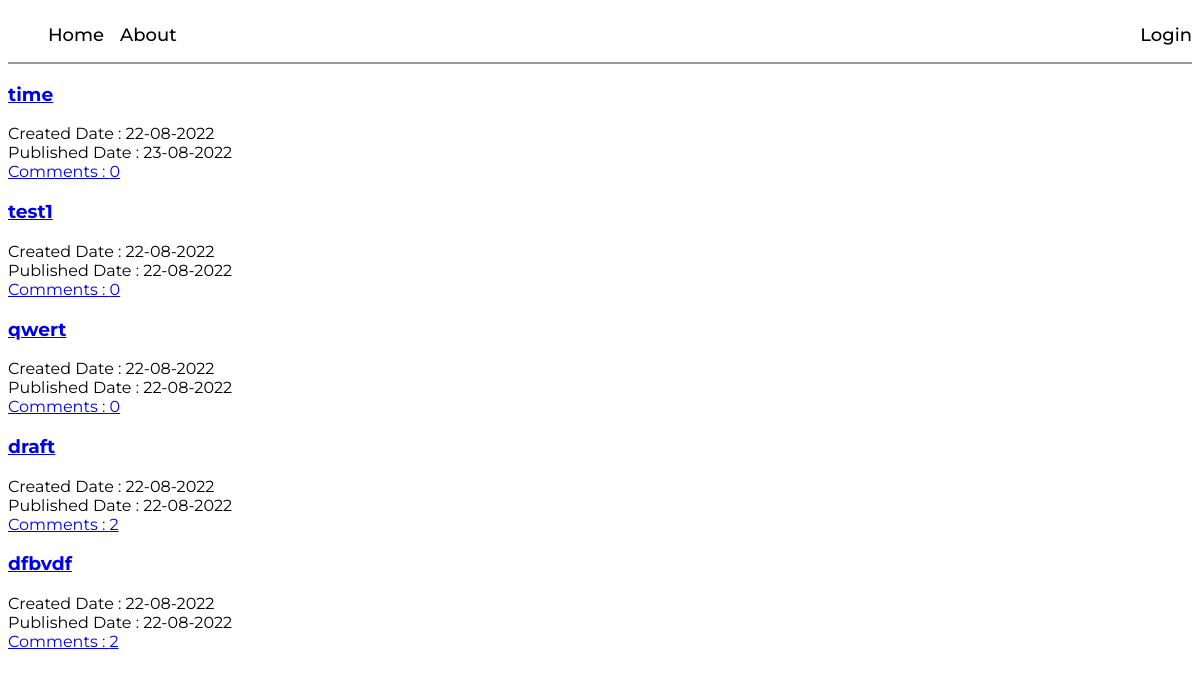
The page / on the database its author committed.
### blogapp/models.py (models this page shows, shortened)
class Post(models.Model):
    author=models.ForeignKey('auth.USER',on_delete=models.CASCADE)
    title=models.CharField(max_length=200)
    text=models.TextField()
    create_date=models.DateTimeField(default=timezone.now)
    publish_date=models.DateTimeField(blank=True,null=True)
    def approve_comments(self):
        return self.comments.filter(approved_comment=True)

### blogapp/views.py (the view)
# urls.py: path('',views.PostListView.as_view(),name='post_list'),
class PostListView(ListView):
    model=Post
    def get_queryset(self):
        return Post.objects.filter(publish_date__lte=timezone.now()).order_by('-publish_date')

### blogapp/templates/blogapp/post_list.html (shortened to what this page needs)
{% extends 'blogapp/base.html' %}
{% block body_block %}
    <div class="jumbotron">
        {% for post in post_list %}
            <div>
                <h3><a href="{% url 'post_detail' pk=post.pk %}">{{post.title}}</a></h3>
                <div>
                    Created Date : {{post.create_date|date:"d-m-Y"}} <br>
                    Published Date : {{post.publish_date|date:"d-m-Y"}}
                </div>
                <a href="{% url 'post_detail' pk=post.pk %}">Comments : {{post.approve_comments.count}}</a>
            </div>
        {% endfor %}
    </div>
{% endblock %}

### blogapp/templates/blogapp/base.html (shortened to what this page needs)
<!DOCTYPE html>
{% load static %}
<html lang="en">
<head>
    <link rel="stylesheet" href="{% static 'css/style.css' %}">
</head>
<body>
    <nav class="nav">
      <div class="nav_container">
        <ul class="nav_left">
          <li>
            <a href="{% url 'post_list' %}">Home</a>
          </li>
          <li>
            <a href="{% url 'about' %}">About</a>
          </li>
        </ul>
        <ul class="nav_right">
          {% if user.is_authenticated %}
          <li class="user_name">Hi! {{user.username}}</li>
          <li><a href="{% url 'post_new' %}">New Post</a></li>
          <li><a href="{% url 'post_draft_list' %}">Drafts</a></li>
          <li><a  href="{% url 'logout' %}">Logout</a></li>
          {% else %}
          <li><a href="{% url 'login' %}">Login</a></li>
          {% endif %}
        </ul>
      </div>
    </nav>
    {% block body_block %}
    {% endblock %}
</body>
</html>

### blogapp/static/css/style.css (style rules this page uses)
body { font-family: 'Montserrat', cursive; }
.nav { border-bottom: 2px solid #999; }
.nav ul { list-style: none !important; display: flex; gap: 1rem; align-items: center; }
.nav ul a, .nav ul li { text-decoration: none; position: relative; color: #000; font-weight: 500; font-size: 18px; cursor: pointer; }
.nav ul a:after { position: absolute; content: ""; width: 100%; height: 2px; background-color: #FFF; bottom: -2px; left: 0; transition: 0.2s ease all; }
.nav_container { max-width: 1800px; margin: 0 auto; display: flex; align-items: center; justify-content: space-between; }

### rows shown on the page
Post: title "time", create_date "22-08-2022", publish_date "23-08-2022", approve_comments.count "0"
Post: title "test1", create_date "22-08-2022", publish_date "22-08-2022", approve_comments.count "0"
Post: title "qwert", create_date "22-08-2022", publish_date "22-08-2022", approve_comments.count "0"
Post: title "draft", create_date "22-08-2022", publish_date "22-08-2022", approve_comments.count "2"
Post: title "dfbvdf", create_date "22-08-2022", publish_date "22-08-2022", approve_comments.count "2"
